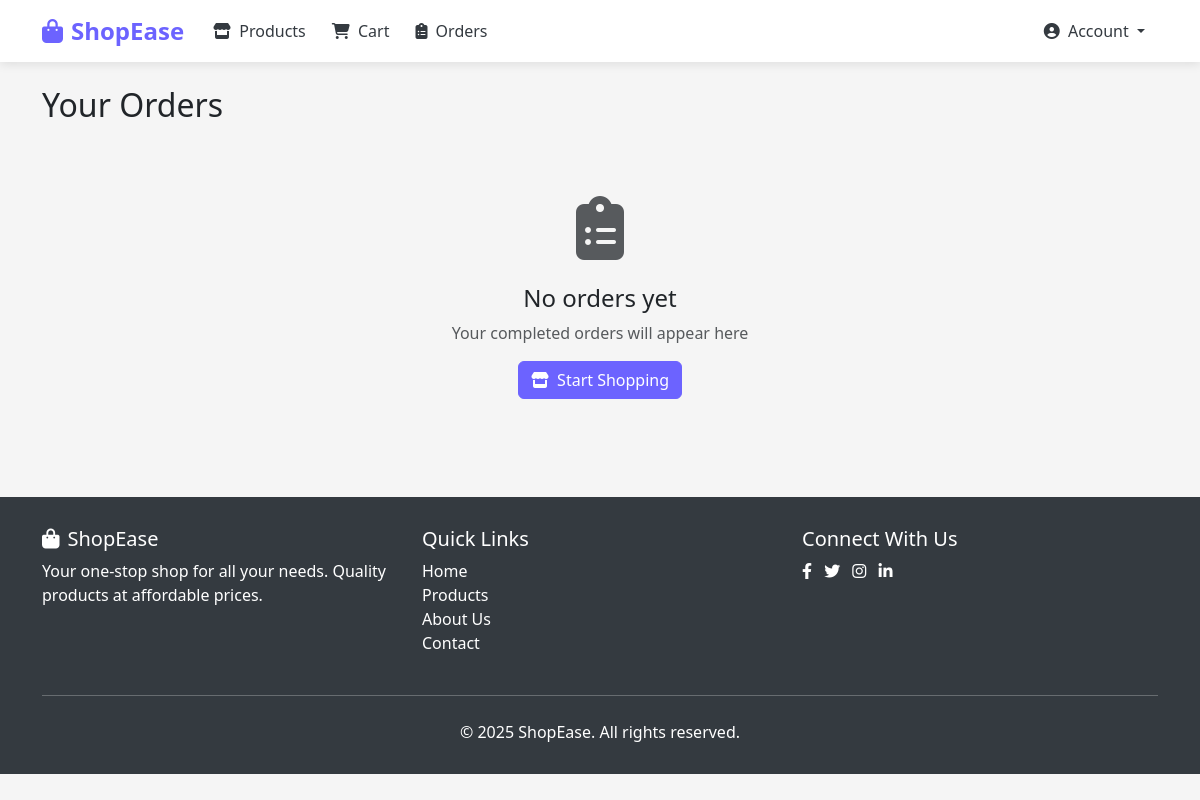
The page /orders/ (signed in) on the database as committed earlier.
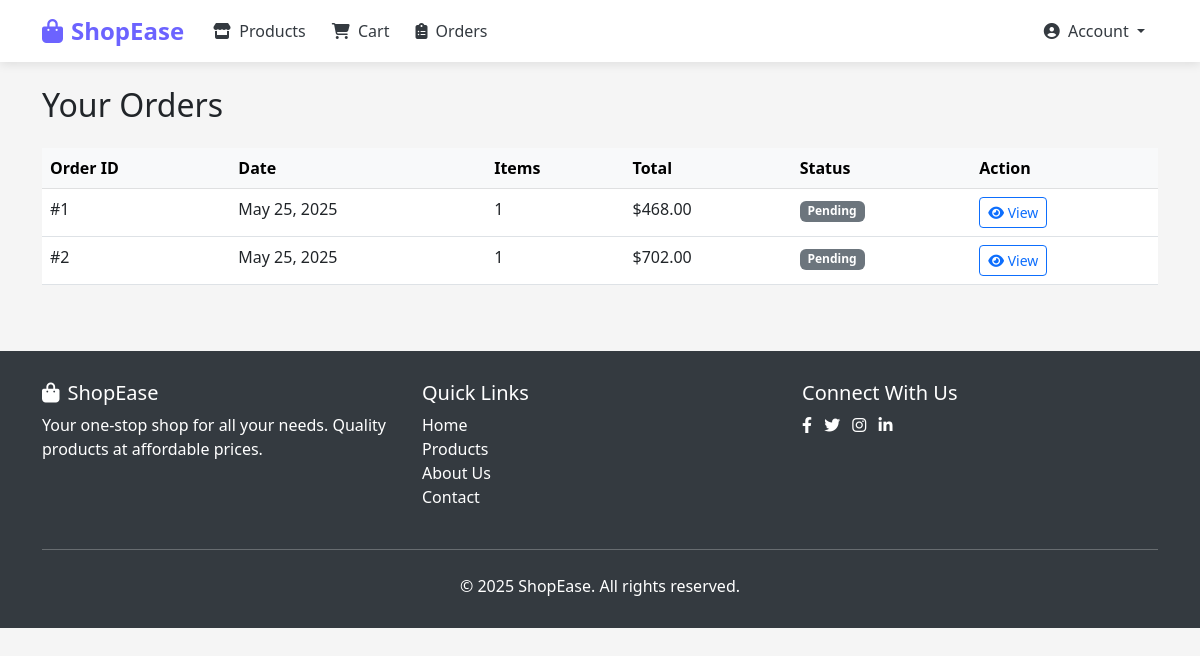
The same page on the database as committed later.
### shop/models.py (models this page shows, shortened)
class Order(models.Model):
    user = models.ForeignKey(User, on_delete=models.CASCADE)
    total_amount = models.DecimalField(max_digits=10, decimal_places=2)
    created_at = models.DateTimeField(auto_now_add=True)
    status = models.CharField(max_length=50, default='Pending')

### shop/views.py (the view)
# urls.py: path('orders/', views.order_list, name='order_list'),
def order_list(request):
    user_id = request.session.get('user_id')
    if not user_id:
        return HttpResponseRedirect(reverse('login'))
    user = get_object_or_404(User, id=user_id)
    orders = Order.objects.filter(user=user)
    return render(request, 'order_list.html', {'orders': orders})

### templates/order_list.html (shortened to what this page needs)
{% extends 'base.html' %}
{% block content %}
<h2 class="mb-4">Your Orders</h2>
{% if orders %}
<div class="table-responsive">
    <table class="table table-hover">
        <thead class="table-light">
            <tr>
                <th>Order ID</th>
                <th>Date</th>
                <th>Items</th>
                <th>Total</th>
                <th>Status</th>
                <th>Action</th>
            </tr>
        </thead>
        <tbody>
            {% for order in orders %}
            <tr>
                <td>#{{ order.id }}</td>
                <td>{{ order.created_at|date:"M d, Y" }}</td>
                <td>{{ order.items.count }}</td>
                <td>${{ order.total_amount }}</td>
                <td>
                    <span class="badge
                        {% if order.status == 'Completed' %}bg-success
                        {% elif order.status == 'Processing' %}bg-primary
                        {% elif order.status == 'Cancelled' %}bg-danger
                        {% else %}bg-secondary{% endif %}">
                        {{ order.status }}
                    </span>
                </td>
                <td>
                    <a href="{% url 'order_detail' order.id %}" class="btn btn-sm btn-outline-primary">
                        <i class="fas fa-eye"></i> View
                    </a>
                </td>
            </tr>
            {% endfor %}
        </tbody>
    </table>
</div>
{% else %}
<div class="text-center py-5">
    <i class="fas fa-clipboard-list fa-4x text-muted mb-4"></i>
    <h4>No orders yet</h4>
    <p class="text-muted">Your completed orders will appear here</p>
    <a href="{% url 'product_list' %}" class="btn btn-primary">
        <i class="fas fa-store me-1"></i> Start Shopping
    </a>
</div>
{% endif %}
{% endblock %}

### templates/base.html (shortened to what this page needs)
<!DOCTYPE html>
<html lang="en">
<head>
    <link href="https://cdn.jsdelivr.net/npm/bootstrap@5.3.0/dist/css/bootstrap.min.css" rel="stylesheet">
    <link rel="stylesheet" href="https://cdnjs.cloudflare.com/ajax/libs/font-awesome/6.4.0/css/all.min.css">
</head>
<body>
    <nav class="navbar navbar-expand-lg navbar-light sticky-top">
        <div class="container">
            <a class="navbar-brand" href="{% url 'home' %}">
                <i class="fas fa-shopping-bag me-2"></i>ShopEase
            </a>
            <div class="collapse navbar-collapse" id="navbarNav">
                <ul class="navbar-nav me-auto">
                    <li class="nav-item">
                        <a class="nav-link" href="{% url 'product_list' %}">
                            <i class="fas fa-store me-1"></i> Products
                        </a>
                    </li>
                    {% if request.session.user_id %}
                    <li class="nav-item">
                        <a class="nav-link" href="{% url 'cart_view' %}">
                            <i class="fas fa-shopping-cart me-1"></i> Cart
                        </a>
                    </li>
                    <li class="nav-item">
                        <a class="nav-link" href="{% url 'order_list' %}">
                            <i class="fas fa-clipboard-list me-1"></i> Orders
                        </a>
                    </li>
                    {% endif %}
                </ul>
                <ul class="navbar-nav">
                    {% if request.session.user_id %}
                    <li class="nav-item dropdown">
                        <a class="nav-link dropdown-toggle" href="#" id="navbarDropdown" role="button" data-bs-toggle="dropdown">
                            <i class="fas fa-user-circle me-1"></i> Account
                        </a>
                    </li>
                    {% endif %}
                </ul>
            </div>
        </div>
    </nav>
    <main class="container my-4">
        {% block content %}
        {% endblock %}
    </main>
    <footer class="footer">
        <div class="container">
            <div class="row">
                <div class="col-md-4">
                    <h5><i class="fas fa-shopping-bag me-2"></i>ShopEase</h5>
                    <p>Your one-stop shop for all your needs. Quality products at affordable prices.</p>
                </div>
                <div class="col-md-4">
                    <h5>Quick Links</h5>
                    <ul class="list-unstyled">
                        <li><a href="{% url 'home' %}">Home</a></li>
                        <li><a href="{% url 'product_list' %}">Products</a></li>
                        <li><a href="#">About Us</a></li>
                        <li><a href="#">Contact</a></li>
                    </ul>
                </div>
                <div class="col-md-4">
                    <h5>Connect With Us</h5>
                    <div class="social-links">
                        <a href="#" class="me-2"><i class="fab fa-facebook-f"></i></a>
                        <a href="#" class="me-2"><i class="fab fa-twitter"></i></a>
                        <a href="#" class="me-2"><i class="fab fa-instagram"></i></a>
                        <a href="#" class="me-2"><i class="fab fa-linkedin-in"></i></a>
                    </div>
                </div>
            </div>
            <hr class="my-4 bg-light">
            <div class="text-center">
                <p class="mb-0">&copy; {% now "Y" %} ShopEase. All rights reserved.</p>
            </div>
        </div>
    </footer>
</body>
</html>

### templates/base.html (style rules this page uses)
:root { --primary-color: #6c63ff; --secondary-color: #f8f9fa; --dark-color: #343a40; --light-color: #ffffff; --success-color: #28a745; }
body { font-family: 'Segoe UI', Tahoma, Geneva, Verdana, sans-serif; background-color: #f5f5f5; }
.navbar { background-color: var(--light-color) !important; box-shadow: 0 2px 10px rgba(0, 0, 0, 0.1); }
.navbar-brand { font-weight: 700; color: var(--primary-color) !important; font-size: 1.5rem; }
.nav-link { font-weight: 500; color: var(--dark-color) !important; margin: 0 5px; transition: all 0.3s; }
.footer { background-color: var(--dark-color); color: var(--light-color); padding: 30px 0; margin-top: 50px; }
.footer a { color: var(--light-color); text-decoration: none; }

Rows that differ between the two databases and show on the page:
added Order: id "1", created_at "May 25, 2025", items.count "1", total_amount "468.00", status "Pending"
added Order: id "2", created_at "May 25, 2025", items.count "1", total_amount "702.00", status "Pending"
Other text that changed with them:
text no longer shown: "No orders yet Your completed orders will appear here Start Shopping"
text now shown: "Order ID Date Items Total Status Action"
